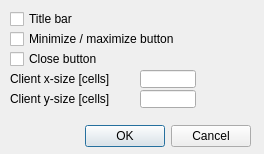
<?xml version="1.0" encoding="UTF-8"?>
<ui version="4.0">
 <class>CQDlgNewUi</class>
 <widget class="QDialog" name="CQDlgNewUi">
  <property name="geometry">
   <rect>
    <x>0</x>
    <y>0</y>
    <width>264</width>
    <height>154</height>
   </rect>
  </property>
  <property name="windowTitle">
   <string>New OpenGl-based Custom UI</string>
  </property>
  <property name="locale">
   <locale language="English" country="UnitedStates"/>
  </property>
  <widget class="QCheckBox" name="qqTitlebar">
   <property name="geometry">
    <rect>
     <x>10</x>
     <y>10</y>
     <width>181</width>
     <height>18</height>
    </rect>
   </property>
   <property name="focusPolicy">
    <enum>Qt::StrongFocus</enum>
   </property>
   <property name="text">
    <string>Title bar</string>
   </property>
  </widget>
  <widget class="QCheckBox" name="qqMinimizeMaximize">
   <property name="geometry">
    <rect>
     <x>10</x>
     <y>30</y>
     <width>181</width>
     <height>18</height>
    </rect>
   </property>
   <property name="focusPolicy">
    <enum>Qt::StrongFocus</enum>
   </property>
   <property name="text">
    <string>Minimize / maximize button</string>
   </property>
  </widget>
  <widget class="QCheckBox" name="qqCloseButton">
   <property name="geometry">
    <rect>
     <x>10</x>
     <y>50</y>
     <width>181</width>
     <height>18</height>
    </rect>
   </property>
   <property name="focusPolicy">
    <enum>Qt::StrongFocus</enum>
   </property>
   <property name="text">
    <string>Close button</string>
   </property>
  </widget>
  <widget class="QLabel" name="label">
   <property name="geometry">
    <rect>
     <x>10</x>
     <y>70</y>
     <width>111</width>
     <height>18</height>
    </rect>
   </property>
   <property name="text">
    <string>Client x-size [cells]</string>
   </property>
  </widget>
  <widget class="QLineEdit" name="qqSizeX">
   <property name="geometry">
    <rect>
     <x>140</x>
     <y>70</y>
     <width>56</width>
     <height>18</height>
    </rect>
   </property>
  </widget>
  <widget class="QLabel" name="label_2">
   <property name="geometry">
    <rect>
     <x>10</x>
     <y>90</y>
     <width>111</width>
     <height>18</height>
    </rect>
   </property>
   <property name="text">
    <string>Client y-size [cells]</string>
   </property>
  </widget>
  <widget class="QLineEdit" name="qqSizeY">
   <property name="geometry">
    <rect>
     <x>140</x>
     <y>90</y>
     <width>56</width>
     <height>18</height>
    </rect>
   </property>
  </widget>
  <widget class="QDialogButtonBox" name="qqOkCancel">
   <property name="geometry">
    <rect>
     <x>80</x>
     <y>120</y>
     <width>171</width>
     <height>32</height>
    </rect>
   </property>
   <property name="standardButtons">
    <set>QDialogButtonBox::Cancel|QDialogButtonBox::Ok</set>
   </property>
  </widget>
 </widget>
 <resources/>
 <connections/>
</ui>
